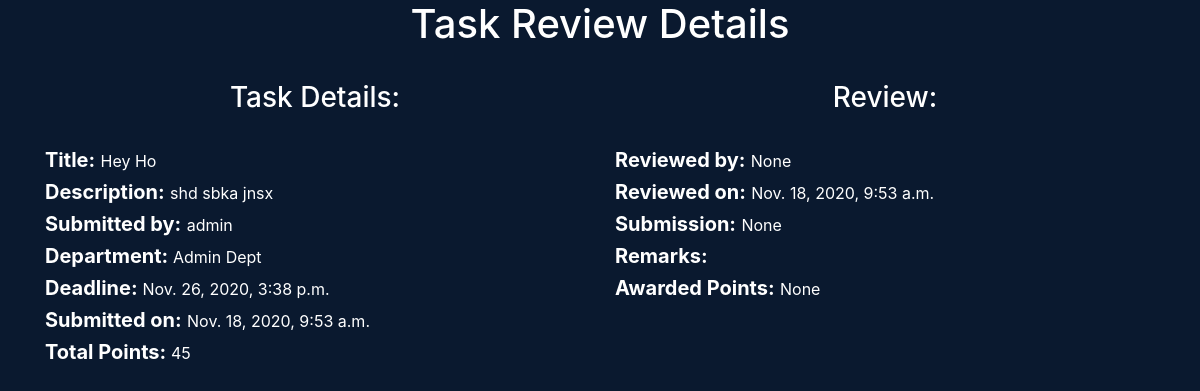
Page /task-review-details/3 on the earlier database version.
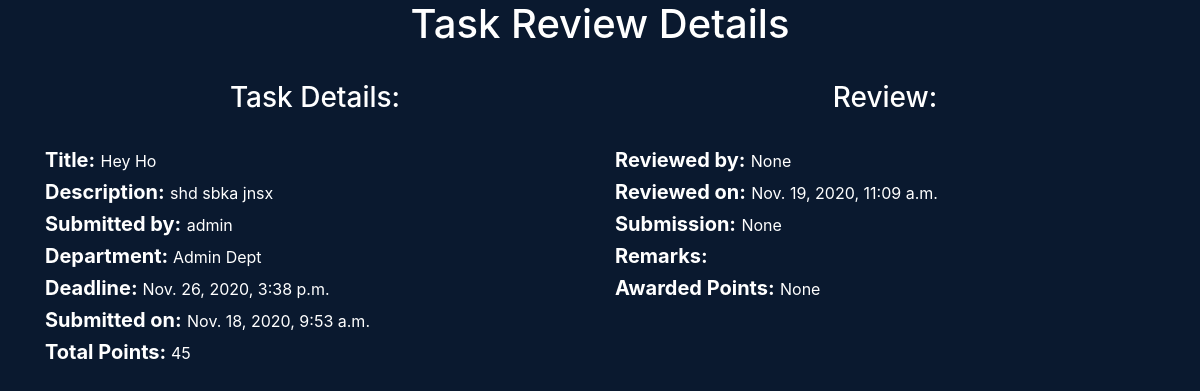
Same page on the later database version.
### createMode/models.py (models this page shows, shortened)
class TaskReview(models.Model):
	task = models.ForeignKey(Task, on_delete=models.CASCADE)
	submitted_by = models.ForeignKey(User, on_delete=models.CASCADE, related_name='submitted_by_user')
	submitted_on = models.DateTimeField(auto_now_add=True)
	reviewed_by = models.ForeignKey(User, on_delete=models.SET_NULL, blank=True, null=True, related_name='reviewed_by_user')
	reviewed_on = models.DateTimeField(auto_now=True)
	remarks = models.TextField(blank=True, null=True)
	awarded_points = models.PositiveIntegerField(validators=[MinValueValidator(10), MaxValueValidator(100)],blank=True, null=True)
	submission = models.CharField(max_length=25, choices=submission_choices, blank=True, null=True)

class Task(models.Model):
	title = models.CharField(max_length=240)
	description = models.TextField()
	total_points = models.PositiveIntegerField(validators=[MinValueValidator(10), MaxValueValidator(100)])
	department = models.ForeignKey(Department, on_delete=models.CASCADE)
	deadline = models.DateTimeField()
	assigned_to = models.ForeignKey(User, on_delete=models.SET_NULL, blank=True, null=True, related_name='assigned_to_user')
	created_by = models.ForeignKey(User, on_delete=models.SET_NULL, blank=True, null=True, related_name='created_by_user')
	created_at = models.DateTimeField(auto_now_add=True)
	submitted = models.BooleanField(default=False)
	reviewed = models.BooleanField(default=False)
	review_id = models.PositiveIntegerField(blank=True, null=True)

### core/models.py (models this page shows)
class Department(models.Model):
	name = models.CharField(max_length=60)
	description = models.CharField(max_length=264)
	def __str__(self):
		return self.name

### core/views.py (the view)
# urls.py: path('task-review-details/<int:pk>', TaskReviewDeailView.as_view(), name='task-review-details'),
class TaskReviewDeailView(DetailView, LoginRequiredMixin):
	model = TaskReview
	template_name = 'core/review_details.html'
	context_object_name = 'review'

### core/templates/core/review_details.html (shortened to what this page needs)
{% extends 'core/base.html' %}
{% block content %}
	<div class="container">
		<h1>Task Review Details</h1>
		<div class="row">
			<div class="col">
				<h3>Task Details:</h3>
				<h5><strong>Title:</strong> <small>{{ review.task.title }}</small></h5>
				<h5> <strong>Description:</strong>  <small>{{ review.task.description }}</small></h5>
				<h5><strong>Submitted by:</strong> <small>{{ review.submitted_by.username }}</small></h5>
				<h5><strong>Department: </strong><small>{{ review.task.department }}</small></h5>
				<h5><strong>Deadline: </strong> <small>{{ review.task.deadline }}</small></h5>
				<h5><strong>Submitted on:</strong> <small>{{ review.submitted_on }}</small></h5>
				<h5><strong>Total Points: </strong> <small>{{ review.task.total_points }}</small></h5>
			</div>
			<div class="col">
				<h3>Review:</h3>
				<h5><strong>Reviewed by:</strong> <small>{{ review.reviewed_by }}</small></h5>
				<h5><strong>Reviewed on:</strong> <small>{{ review.reviewed_on }}</small></h5>
				<h5><strong>Submission:</strong> <small>{{ review.submission }}</small></h5>
				<h5><strong>Remarks:</strong> <small>{{ review.remarks }}</small></h5>
				<h5><strong>Awarded Points:</strong> <small>{{ review.awarded_points }}</small></h5>
			</div>
		</div>
	</div>
{% endblock %}

Differences in the rows shown:
changed TaskReview "None": reviewed_on "Nov. 18, 2020, 9:53 a.m." → "Nov. 19, 2020, 11:09 a.m."
